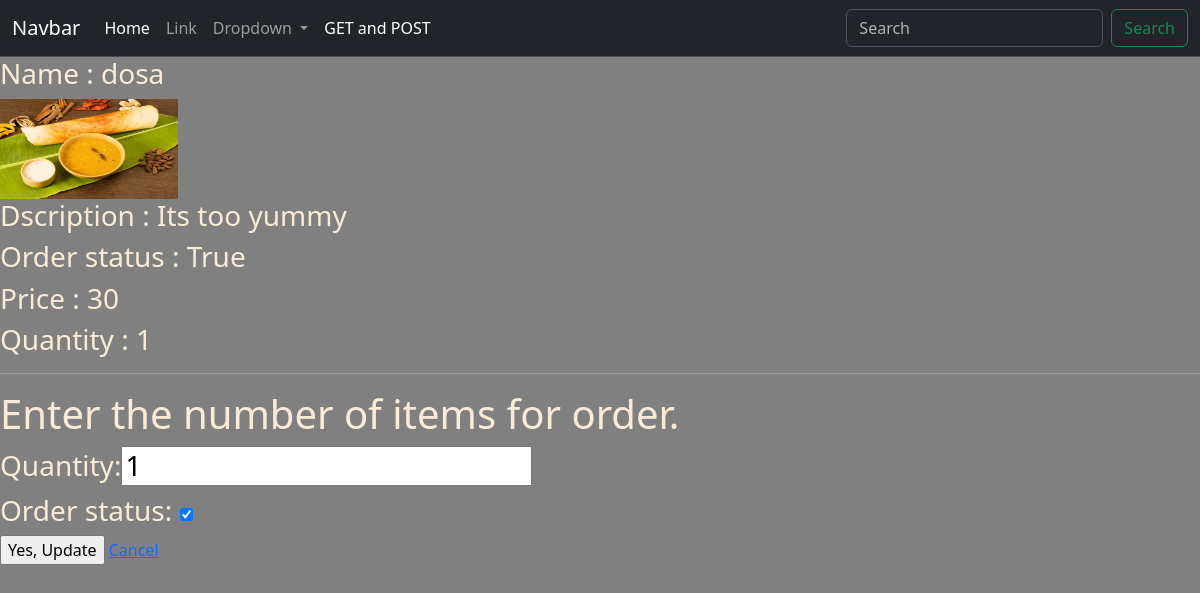
Page /order/1 on the committed database.
### bro_app/models.py (models this page shows)
class Product(models.Model):
    name= models.CharField(max_length=50)
    price = models.IntegerField(default=50)
    description = models.TextField(default='Its too yummy')
    image = models.ImageField(upload_to='images')
    order_status = models.BooleanField(default=False)
    items = models.IntegerField(default=0)

### bro_app/views.py (the view)
# urls.py: path('order/<int:id>', views.order, name='order'),
def order(request, id):
    obj = get_object_or_404(Product, id =id)
    form = OrderXForm(request.POST or None, instance = obj)
    data = Product.objects.get(id = id)
    if form.is_valid():
        form.save()
        return redirect('products')
    context = {'form':form, 'data':data}
    return render(request, 'imageapp/order.html', context)

### bro_app/forms.py
class OrderXForm(forms.ModelForm):
    class Meta:
        model = Product
        fields = ['order_status', 'items']

### templates/imageapp/order.html (shortened to what this page needs)
{% extends 'base.html' %}
{% block content %}
                {% if data %}
                    <h3>Name : {{data.name}}</h3>
                    <img src="{{ data.image.url}}" alt="connect" style="max-height:100px">
                    <h3>Dscription : {{data.description}}</h3>
                    <h3>Order status : {{data.order_status}}</h3>
                    <h3>Price : {{data.price}}</h3>
                    <h3>Quantity : {{data.items}}</h3>
                        <hr>
                {% endif %}
                <form method="POST">
                    <div>
                        <h1>Enter the number of items for order.</h1>
                       <h3>Quantity:{{ form.items}} </h3>
                      <h3> Order status:  {{form.order_status}} </h3>
                    </div>
                        <input type="submit" value="Yes, Update" />
                        <a href="/">Cancel </a>
                    </form>
{% endblock content %}

### templates/base.html (style rules this page uses)
body { background-color: grey; color: antiquewhite; }

### rows in the picture
Product: name "dosa", image (picture), description "Its too yummy", order_status "True", price "30", items "1", order_status "☑"
